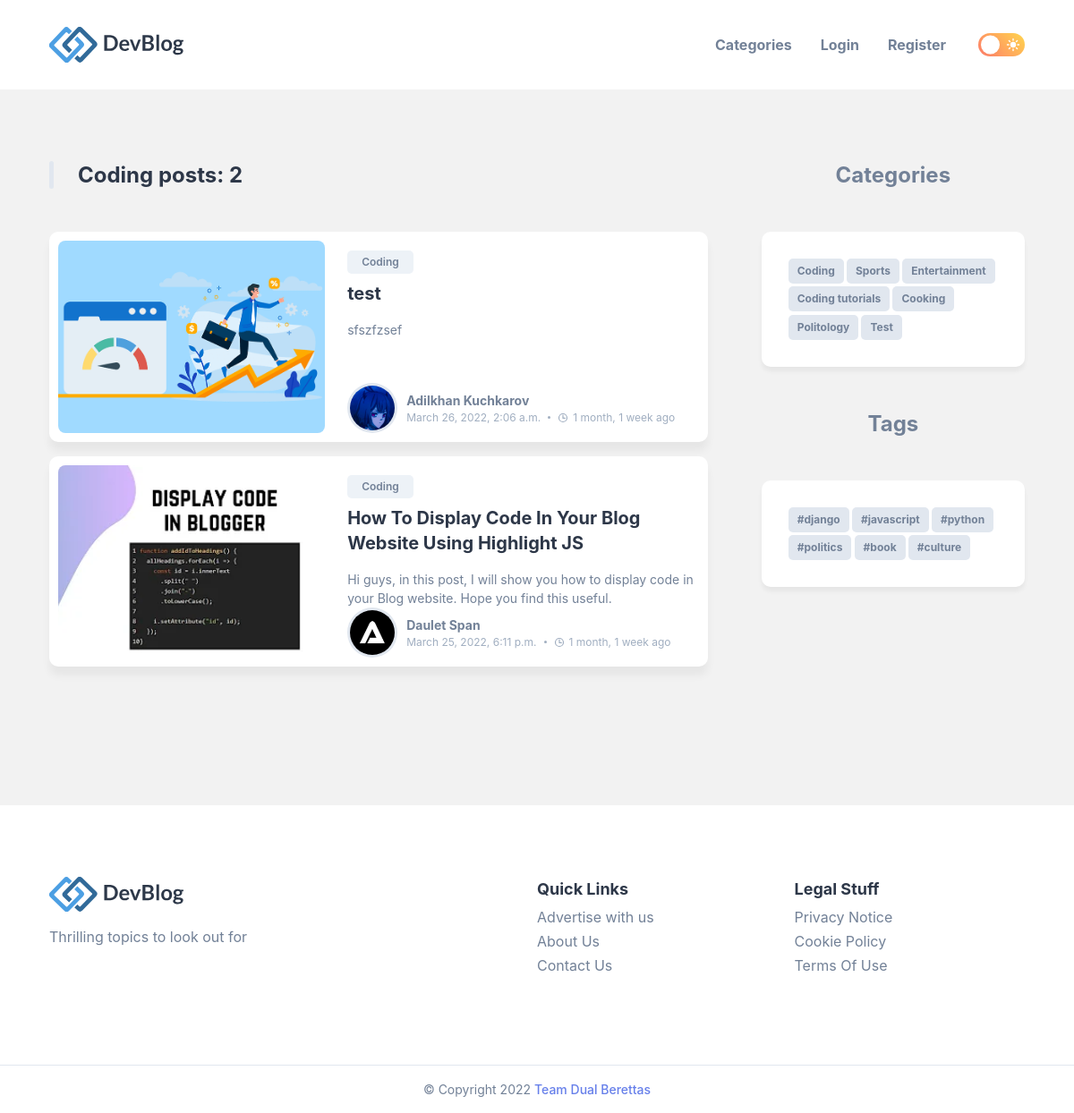
/category/coding/, run on the app's committed database.
### myblog/models.py (models this page shows, shortened)
class Post(models.Model):
    title = models.CharField(max_length=255)
    slug = models.SlugField(null=True, unique=True)
    header_image = models.ImageField(null=True, blank=True, upload_to="images/")
    title_tag = models.CharField(max_length=255)
    author = models.ForeignKey(User, on_delete=models.CASCADE)
    body = models.TextField(blank=True, null=True)
    post_date = models.DateTimeField(auto_now_add=True)
    publish = models.DateTimeField(default=timezone.now)
    category = models.CharField(max_length=255, default='coding')
    snippet = models.TextField(max_length=255)
    likes = models.ManyToManyField(User, related_name='blog_posts')
    views = models.ManyToManyField(Ip, related_name="post_views", verbose_name="Views", blank=True)
    tags = TaggableManager()
    class Meta:
        verbose_name_plural = "posts"

class Profile(models.Model):
    user = models.OneToOneField(User, null=True, on_delete=models.CASCADE)
    bio = models.TextField()
    profession = models.TextField(null=True)
    profile_pic = models.ImageField(null=True, blank=True, upload_to=user_directory_path)
    website_url = models.CharField(max_length=255, null=True, blank=True)
    facebook_url = models.CharField(max_length=255, null=True, blank=True)
    twitter_url = models.CharField(max_length=255, null=True, blank=True)
    instagram_url = models.CharField(max_length=255, null=True, blank=True)
    pinterest_url = models.CharField(max_length=255, null=True, blank=True)
    telegram_url = models.CharField(max_length=255, null=True, blank=True)

class Category(models.Model):
    name = models.CharField(max_length=255)
    class Meta:
        verbose_name_plural = "categories"
    def __str__(self):
        return self.name

### myblog/views.py (the view)
# urls.py: path('category/<str:cats>/', CategoryView, name="category"),
def CategoryView(request, cats):
    category_posts = Post.objects.filter(category=cats).order_by('-id')
    tags_list = Tag.objects.all()
    cat_menu = Category.objects.all()
    return render(request, 'category_posts.html',
                  {'cats': cats.title().replace('-', ' '), 'category_posts': category_posts, 'tags_list': tags_list,
                   'cat_menu': cat_menu})

### myblog/templatetags/custom_tags.py (called while the page is built)
def is_image_file(filename):
    img_types = [".jpg", ".jpeg", ".png", ".gif", ".svg"]
    ext = os.path.splitext(filename)[1]
    return ext in img_types

@register.simple_tag
def random_image(path):
    fullpath = os.path.join(settings.MEDIA_ROOT, path)
    filenames = [f for f in os.listdir(fullpath) if is_image_file(f)]
    pick = random.choice(filenames)
    return posixpath.join(settings.MEDIA_URL, path, pick)

### myblog/templates/category_posts.html (shortened to what this page needs)
{% extends 'base.html' %}
{% load static %}
{% load custom_tags %}
{% block content %}
    <main>
        <div class="main">
            <div class="nb_container">
                <div class="blog">
                    {% if category_posts %}
                        <h2 class="nb_h2">{{ cats|title }} posts: {{ category_posts.count }}</h2>
                        <div class="blog-card-group">
                            {% for post in category_posts %}
                                <div class="blog-card">
                                    <div class="blog-card-banner">
                                        {% if post.header_image %}
                                            <img src="{{ post.header_image.url }}"
                                                 alt="..."
                                                 width="250" class="blog-banner-img">
                                        {% else %}
                                            <img src="{% random_image "images/random_images/" %}"
                                                 alt="..."
                                                 width="250" class="blog-banner-img">
                                        {% endif %}
                                    </div>
                                    <div class="blog-content-wrapper">
                                        <button class="blog-topic text-tiny">{{ post.category|capfirst }}</button>
                                        <h3>
                                            <a href="{% url 'article-detail' post.slug %}" class="nb_h3">
                                                {{ post.title }}
                                            </a>
                                        </h3>
                                        <p class="blog-text">
                                            {{ post.snippet }}
                                        </p>
                                        <div class="wrapper-flex">
                                            <div class="profile-wrapper">
                                                {% if post.author.profile.profile_pic %}
                                                    <img src="{{ post.author.profile.profile_pic.url }}"
                                                         alt="author's avatar" width="50" height="50">
                                                {% else %}
                                                    <img src="{% static 'myblog/images/default-profile-pic.jpg' %}"
                                                         alt="author's avatar" width="50">
                                                {% endif %}
                                            </div>
                                            <div class="wrapper">
                                                <a href="{% url 'show_profile_page' post.author.profile.id %}"
                                                   class="nb_h4">{{ post.author.first_name }} {{ post.author.last_name }}</a>
                                                <p class="text-sm">
                                                    <time datetime="{{ post.post_date }}">{{ post.post_date }}</time>
                                                    <span class="separator"></span>
                                                    <ion-icon name="time-outline"></ion-icon>
                                                    <time datetime="{{ post.post_date|timesince }}">{{ post.post_date|timesince }}
                                                        ago
                                                    </time>
                                                </p>
                                            </div>
                                        </div>
                                    </div>
                                </div>
                            {% endfor %}
                        </div>
                    {% else %}
                        <h2>There are no posts yet! &#128577</h2>
                    {% endif %}
                </div>
                <div class="aside">
                    <div class="tags">
                        <h2 class="nb_h2">Categories</h2>
                        <div class="wrapper">
                            {% for item in cat_menu %}
                                <a href="{% url 'category' item %}" class="hashtag">
                                    {{ item|capfirst }}
                                </a>
                            {% endfor %}
                        </div>
                    </div>
                    <div class="tags">
                        <h2 class="nb_h2">Tags</h2>
                        <div class="wrapper">
                            {% for tag in tags_list %}
                                <a href="{% url 'tag_posts' tag.slug %}" class="hashtag">#{{ tag.name }}</a>
                            {% endfor %}
                        </div>
                    </div>
                </div>
            </div>
        </div>
    </main>
{% endblock %}

### data on the page
Post: category "Coding", title "test", snippet "sfszfzsef", author.profile.profile_pic (picture), author.first_name "Adilkhan", author.last_name "Kuchkarov", post_date "March 26, 2022, 2:06 a.m.", post_date "1 month, 1 week"
Post: header_image (picture), category "Coding", title "How To Display Code In Your Blog Website Using Highlight JS", snippet "Hi guys, in this post, I will show you how to display code in your Blog website. Hope you find this useful.", author.profile.profile_pic (picture), author.first_name "Daulet", author.last_name "Span", post_date "March 25, 2022, 6:11 p.m.", post_date "1 month, 1 week"
Category: name "Coding"
Category: name "Sports"
Category: name "Entertainment"
Category: name "Coding tutorials"
Category: name "Cooking"
Category: name "Politology"
Category: name "Test"
Tag: name "django"
Tag: name "javascript"
Tag: name "python"
Tag: name "politics"
Tag: name "book"
Tag: name "culture"

### other printed values
{{ cats|title }} "Coding"
{{ category_posts.count }} "2"
